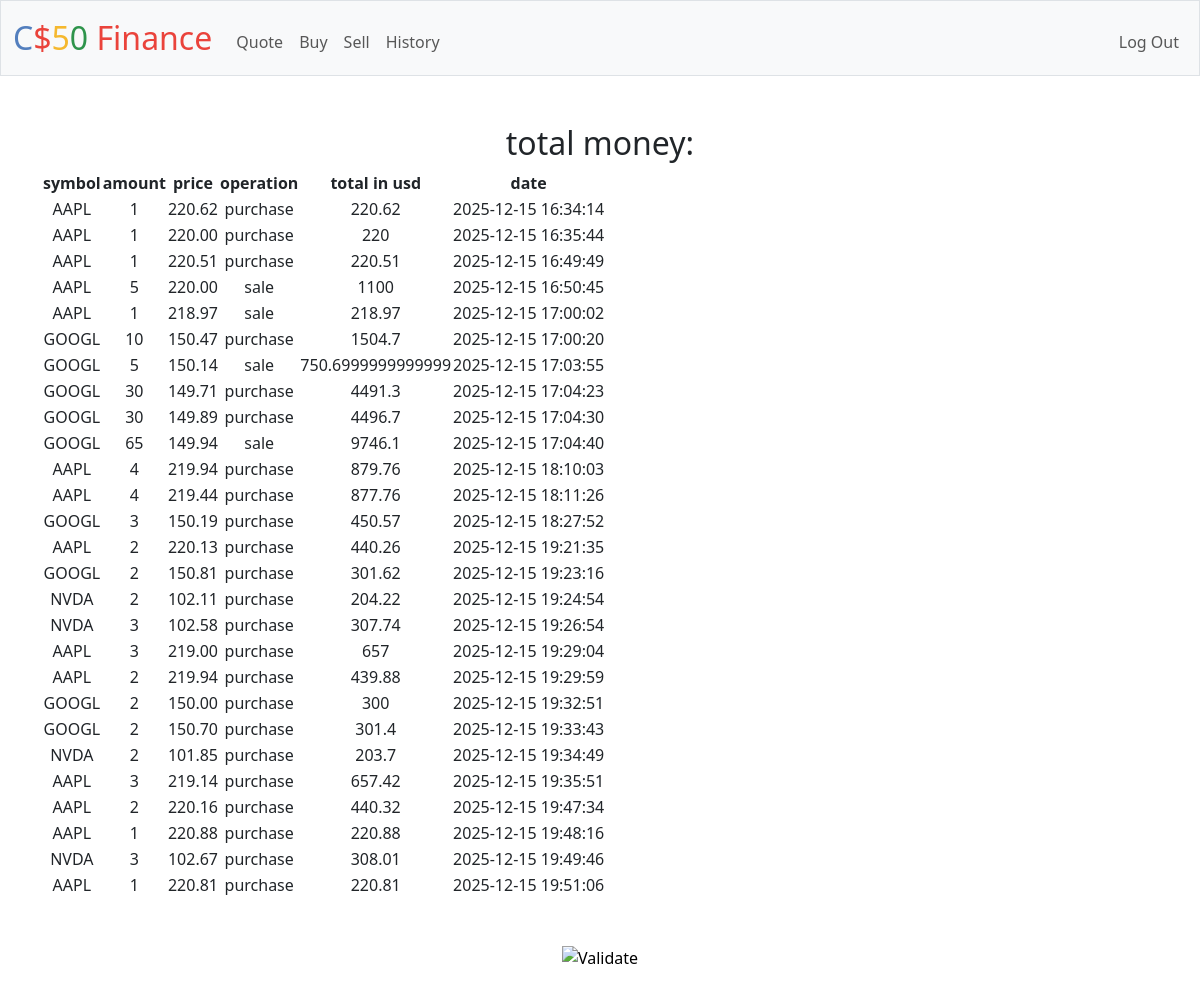
Screenshot of /history (signed in) with the database file from the repository.
### tables this page shows
CREATE TABLE transactions (
    id INTEGER PRIMARY KEY AUTOINCREMENT,
    userId INTEGER NOT NULL,
    transactionType VARCHAR(10) NOT NULL,
    transactionTS TIMESTAMP NOT NULL DEFAULT CURRENT_TIMESTAMP,
    symbol VARCHAR(10) NOT NULL,
    amount DECIMAL(20,8) NOT NULL,
    price DECIMAL(20,8) NOT NULL,
    FOREIGN KEY (userId) REFERENCES users(id)
);

### app.py (the view)
@app.route("/history")
@login_required
def history():
    if request.method == "GET":
        data = db.execute("SELECT * FROM transactions WHERE userId = ?", session["user_id"])
        print(data)
        return(render_template("history.html", data=data))
    return apology("TODO")

### app.py (called while the page is built)
@app.after_request
def after_request(response):
    response.headers["Cache-Control"] = "no-cache, no-store, must-revalidate"
    response.headers["Expires"] = 0
    response.headers["Pragma"] = "no-cache"
    return response

### helpers.py (called while the page is built)
def login_required(f):
    @wraps(f)
    def decorated_function(*args, **kwargs):
        if session.get("user_id") is None:
            return redirect("/login")
        return f(*args, **kwargs)
    return decorated_function

### templates/history.html (shortened to what this page needs)
{% extends "layout.html" %}
{% block main %}
    <h2>total money: {{totalCash}}</h2>
    <table>
        <tr>
            <th>symbol</th>
            <th>amount</th>
            <th>price</th>
            <th>operation</th>
            <th>total in usd</th>
            <th>date</th>
        </tr>
        {% for row in data %}
        <tr>
            <td>{{row["symbol"]}}</td>
            <td>{{row["amount"]}}</td>
            <td>{{"%.2f"|format(row["price"])}}</td>
            <td>{{row["transactionType"]}}</td>
            <td>{{(row["amount"] * row["price"])}}</td>
            <td>{{row["transactionTS"]}}</td>
        </tr>
        {% endfor %}
    </table>
{% endblock %}

### templates/layout.html (shortened to what this page needs)
<!DOCTYPE html>
<html lang="en">
    <head>
        <link href="https://cdn.jsdelivr.net/npm/bootstrap@5.3.3/dist/css/bootstrap.min.css" rel="stylesheet">
        <link href="/static/styles.css" rel="stylesheet">
    </head>
    <body>
        <nav class="bg-light border navbar navbar-expand-md navbar-light">
            <div class="container-fluid">
                <a class="navbar-brand" href="/"><span class="blue">C</span><span class="red">$</span><span class="yellow">5</span><span class="green">0</span> <span class="red">Finance</span></a>
                <div class="collapse navbar-collapse" id="navbar">
                    {% if session["user_id"] %}
                        <ul class="navbar-nav me-auto mt-2">
                            <li class="nav-item"><a class="nav-link" href="/quote">Quote</a></li>
                            <li class="nav-item"><a class="nav-link" href="/buy">Buy</a></li>
                            <li class="nav-item"><a class="nav-link" href="/sell">Sell</a></li>
                            <li class="nav-item"><a class="nav-link" href="/history">History</a></li>
                        </ul>
                        <ul class="navbar-nav ms-auto mt-2">
                            <li class="nav-item"><a class="nav-link" href="/logout">Log Out</a></li>
                        </ul>
                    {% else %}
                        <ul class="navbar-nav ms-auto mt-2">
                            <li class="nav-item"><a class="nav-link" href="/register">Register</a></li>
                            <li class="nav-item"><a class="nav-link" href="/login">Log In</a></li>
                        </ul>
                    {% endif %}
                </div>
            </div>
        </nav>
        <main class="container py-5 text-center">
            {% block main %}{% endblock %}
        </main>
        <footer class="mb-5">
            <form action="https://validator.w3.org/check" class="text-center" enctype="multipart/form-data" method="post" target="_blank">
                <input alt="Validate" src="/static/I_heart_validator.png" type="image">
            </form>
        </footer>
    </body>
</html>

### static/styles.css (style rules this page uses)
nav .navbar-brand { font-size: xx-large; }
nav .navbar-brand .blue { color: #537fbe; }
nav .navbar-brand .red { color: #ea433b; }
nav .navbar-brand .yellow { color: #f5b82e; }
nav .navbar-brand .green { color: #2e944b; }

### rows the page displays
transactions: symbol "AAPL", amount "1", price "220.62", transactionType "purchase", (row['amount']*row['price']) "220.62", transactionTS "2025-12-15 16:34:14"
transactions: symbol "AAPL", amount "1", price "220.00", transactionType "purchase", (row['amount']*row['price']) "220", transactionTS "2025-12-15 16:35:44"
transactions: symbol "AAPL", amount "1", price "220.51", transactionType "purchase", (row['amount']*row['price']) "220.51", transactionTS "2025-12-15 16:49:49"
transactions: symbol "AAPL", amount "5", price "220.00", transactionType "sale", (row['amount']*row['price']) "1100", transactionTS "2025-12-15 16:50:45"
transactions: symbol "AAPL", amount "1", price "218.97", transactionType "sale", (row['amount']*row['price']) "218.97", transactionTS "2025-12-15 17:00:02"
transactions: symbol "GOOGL", amount "10", price "150.47", transactionType "purchase", (row['amount']*row['price']) "1504.7", transactionTS "2025-12-15 17:00:20"
transactions: symbol "GOOGL", amount "5", price "150.14", transactionType "sale", (row['amount']*row['price']) "750.6999999999999", transactionTS "2025-12-15 17:03:55"
transactions: symbol "GOOGL", amount "30", price "149.71", transactionType "purchase", (row['amount']*row['price']) "4491.3", transactionTS "2025-12-15 17:04:23"
transactions: symbol "GOOGL", amount "30", price "149.89", transactionType "purchase", (row['amount']*row['price']) "4496.7", transactionTS "2025-12-15 17:04:30"
transactions: symbol "GOOGL", amount "65", price "149.94", transactionType "sale", (row['amount']*row['price']) "9746.1", transactionTS "2025-12-15 17:04:40"
transactions: symbol "AAPL", amount "4", price "219.94", transactionType "purchase", (row['amount']*row['price']) "879.76", transactionTS "2025-12-15 18:10:03"
transactions: symbol "AAPL", amount "4", price "219.44", transactionType "purchase", (row['amount']*row['price']) "877.76", transactionTS "2025-12-15 18:11:26"
transactions: symbol "GOOGL", amount "3", price "150.19", transactionType "purchase", (row['amount']*row['price']) "450.57", transactionTS "2025-12-15 18:27:52"
transactions: symbol "AAPL", amount "2", price "220.13", transactionType "purchase", (row['amount']*row['price']) "440.26", transactionTS "2025-12-15 19:21:35"
transactions: symbol "GOOGL", amount "2", price "150.81", transactionType "purchase", (row['amount']*row['price']) "301.62", transactionTS "2025-12-15 19:23:16"
transactions: symbol "NVDA", amount "2", price "102.11", transactionType "purchase", (row['amount']*row['price']) "204.22", transactionTS "2025-12-15 19:24:54"
transactions: symbol "NVDA", amount "3", price "102.58", transactionType "purchase", (row['amount']*row['price']) "307.74", transactionTS "2025-12-15 19:26:54"
transactions: symbol "AAPL", amount "3", price "219.00", transactionType "purchase", (row['amount']*row['price']) "657", transactionTS "2025-12-15 19:29:04"
transactions: symbol "AAPL", amount "2", price "219.94", transactionType "purchase", (row['amount']*row['price']) "439.88", transactionTS "2025-12-15 19:29:59"
transactions: symbol "GOOGL", amount "2", price "150.00", transactionType "purchase", (row['amount']*row['price']) "300", transactionTS "2025-12-15 19:32:51"
transactions: symbol "GOOGL", amount "2", price "150.70", transactionType "purchase", (row['amount']*row['price']) "301.4", transactionTS "2025-12-15 19:33:43"
transactions: symbol "NVDA", amount "2", price "101.85", transactionType "purchase", (row['amount']*row['price']) "203.7", transactionTS "2025-12-15 19:34:49"
transactions: symbol "AAPL", amount "3", price "219.14", transactionType "purchase", (row['amount']*row['price']) "657.42", transactionTS "2025-12-15 19:35:51"
transactions: symbol "AAPL", amount "2", price "220.16", transactionType "purchase", (row['amount']*row['price']) "440.32", transactionTS "2025-12-15 19:47:34"
transactions: symbol "AAPL", amount "1", price "220.88", transactionType "purchase", (row['amount']*row['price']) "220.88", transactionTS "2025-12-15 19:48:16"
transactions: symbol "NVDA", amount "3", price "102.67", transactionType "purchase", (row['amount']*row['price']) "308.01", transactionTS "2025-12-15 19:49:46"
transactions: symbol "AAPL", amount "1", price "220.81", transactionType "purchase", (row['amount']*row['price']) "220.81", transactionTS "2025-12-15 19:51:06"
